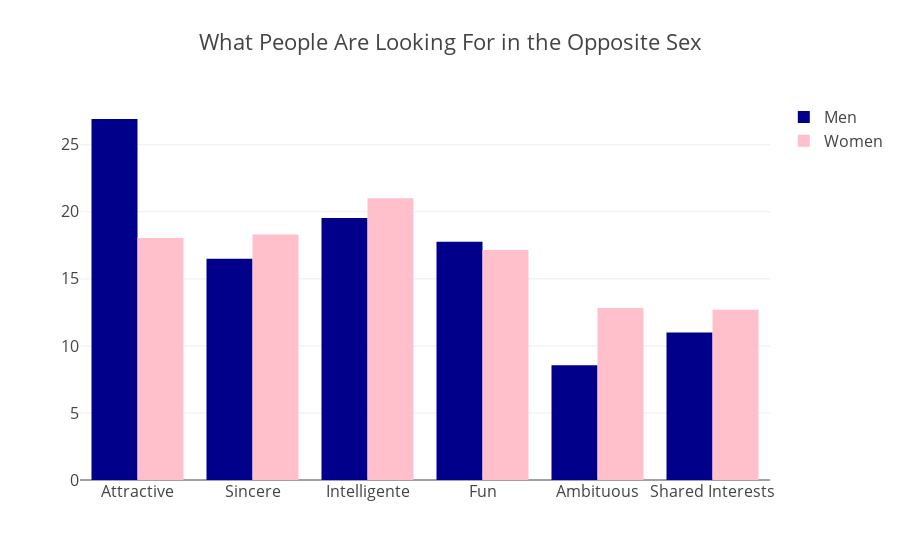

The code cell stored with this chart in its notebook:
### Code cell
trace1 = go.Bar(
    y=list(atributes_gender.iloc[1]),
    x=atributes_gender.columns.values,
    name='Men',
    marker=dict(
        color='darkblue'
    )
)
trace2 = go.Bar(
    y=list(atributes_gender.iloc[0]),
    x=atributes_gender.columns.values,
    name='Women',
    marker=dict(
        color='pink'
    )
)

data = [trace1, trace2]
layout = go.Layout(
    title='What People Are Looking For in the Opposite Sex',
    font=dict(
        size=16
    ),
    legend=dict(
        font=dict(
            size=16
        )
    )
)
fig = go.Figure(data=data, layout=layout)
py.iplot(fig, filename='barchart')

### Figure 1 — Plotly figure (JSON) as saved in the notebook; plotly's stock layout.template omitted (floating-point values rounded to 4 significant figures)
{"data": [{"marker": {"color": "darkblue"}, "name": "Men", "type": "bar", "x": ["Attractive", "Sincere", "Intelligente", "Fun", "Ambituous", "Shared Interests"], "y": [26.92, 16.5, 19.54, 17.76, 8.553, 11.0]}, {"marker": {"color": "pink"}, "name": "Women", "type": "bar", "x": ["Attractive", "Sincere", "Intelligente", "Fun", "Ambituous", "Shared Interests"], "y": [18.06, 18.31, 21.0, 17.15, 12.83, 12.7]}], "layout": {"font": {"size": 16}, "legend": {"font": {"size": 16}}, "title": "What People Are Looking For in the Opposite Sex"}}
